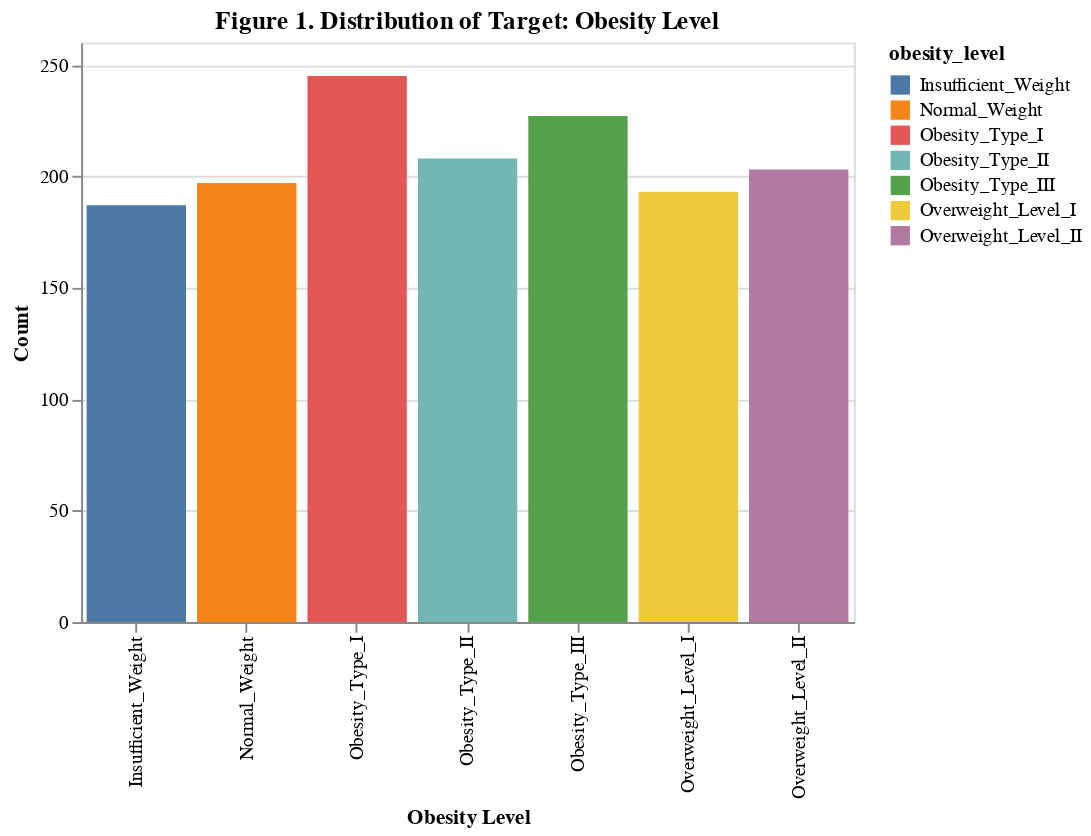

Notebook code cell kept with this figure:
### Code cell
# Plot 1: Target variable distribution 
target_distribution = alt.Chart(train_df).mark_bar().encode(
    x=alt.X('obesity_level:N', title='Obesity Level'),
    y=alt.Y('count():Q', title='Count'),
    color=alt.Color('obesity_level')
).properties(
    title='Figure 1. Distribution of Target: Obesity Level',
    width=400,
    height=300
)
target_distribution

### Figure 1 — Vega-Lite specification as saved in the notebook (floating-point values rounded to 4 significant figures; data arrays with more than 128 entries replaced by an {"elided": "..."} marker saying what was removed)
{"config": {"view": {"continuousWidth": 300, "continuousHeight": 300}}, "data": {"name": "data-8a7c53f432a785cbd805953836e1d0df"}, "mark": {"type": "bar"}, "encoding": {"color": {"field": "obesity_level", "type": "nominal"}, "x": {"field": "obesity_level", "title": "Obesity Level", "type": "nominal"}, "y": {"aggregate": "count", "title": "Count", "type": "quantitative"}}, "height": 300, "title": "Figure 1. Distribution of Target: Obesity Level", "width": 400, "$schema": "https://vega.github.io/schema/vega-lite/v5.15.1.json", "datasets": {"data-8a7c53f432a785cbd805953836e1d0df": {"elided": "1460 records"}}}
